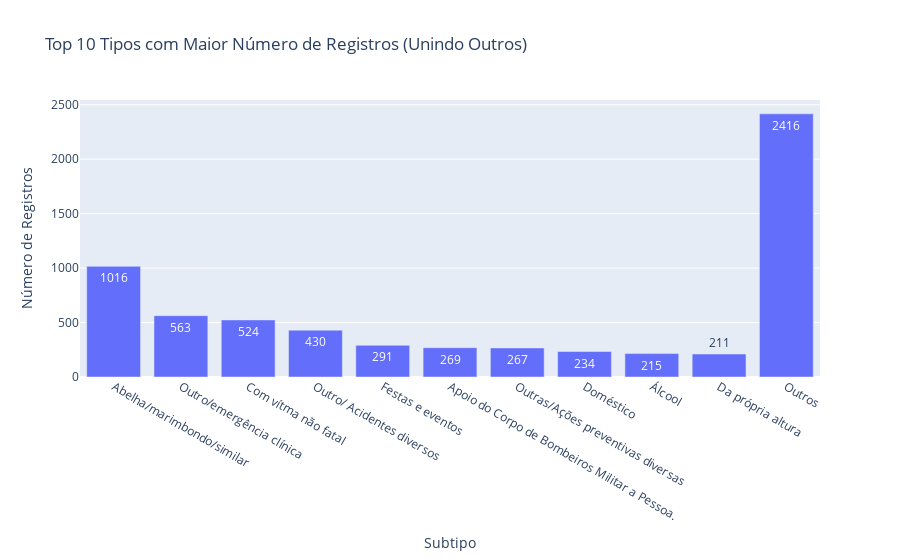

This figure's notebook cell:
### Markdown cell above
#### Busca por subtipo

### Code cell
import pandas as pd
import plotly.express as px

# Supondo que 'dados' já é um DataFrame carregado com suas colunas

# Agrupar por 'Tipo' e contar os registros
dados_agrupados = dados.groupby("Subtipo")["Registro"].count().reset_index()

# Renomear a coluna para refletir o número de registros
dados_agrupados.columns = ['Subtipo', 'Contagem']

# Ordenar os dados pela coluna 'Contagem' em ordem decrescente
dados_agrupados = dados_agrupados.sort_values(by="Contagem", ascending=False)

# Selecionar os 10 tipos com maior número de registros
top_10 = dados_agrupados.head(10)

# Somar o número de registros dos tipos que não estão no top 10
outros = pd.DataFrame([{'Subtipo': 'Outros', 'Contagem': dados_agrupados[10:]["Contagem"].sum()}])

# Concatenar o top 10 com o grupo "Outros"
top_10_unido = pd.concat([top_10, outros])

# Criar o histograma
fig = px.bar(top_10_unido, x="Subtipo", y="Contagem",
             title="Top 10 Tipos com Maior Número de Registros (Unindo Outros)",
             labels={"Subtipo": "Subtipo", "Contagem": "Número de Registros"},
             text="Contagem",)

# Mostrar o histograma
fig.show()

# Salvar o DataFrame como Excel
top_10_unido.to_excel("top_10_subtipo_unido.xlsx", index=False)

# Salvar o gráfico como imagem (por exemplo, PNG)

# Salvar o gráfico como arquivo HTML
fig.write_html("histograma_top_10_subtipo_unido.html")

### Figure 1 — Plotly figure (JSON) as saved in the notebook; plotly's stock layout.template omitted (floating-point values rounded to 4 significant figures)
{"data": [{"alignmentgroup": "True", "hovertemplate": "Subtipo=%{x}<br>Número de Registros=%{text}<extra></extra>", "legendgroup": "", "marker": {"color": "#636efa", "pattern": {"shape": ""}}, "name": "", "offsetgroup": "", "orientation": "v", "showlegend": false, "text": [1016, 563, 524, 430, 291, 269, 267, 234, 215, 211, 2416], "textposition": "auto", "type": "bar", "x": ["Abelha/marimbondo/similar", "Outro/emergência clínica", "Com vítma não fatal", "Outro/ Acidentes diversos", "Festas e eventos", "Apoio do Corpo de Bombeiros Militar a Pessoa.", "Outras/Ações preventivas diversas", "Doméstico", "Álcool", "Da própria altura", "Outros"], "xaxis": "x", "y": [1016, 563, 524, 430, 291, 269, 267, 234, 215, 211, 2416], "yaxis": "y"}], "layout": {"barmode": "relative", "legend": {"tracegroupgap": 0}, "title": {"text": "Top 10 Tipos com Maior Número de Registros (Unindo Outros)"}, "xaxis": {"anchor": "y", "domain": [0, 1], "title": {"text": "Subtipo"}}, "yaxis": {"anchor": "x", "domain": [0, 1], "title": {"text": "Número de Registros"}}}}
